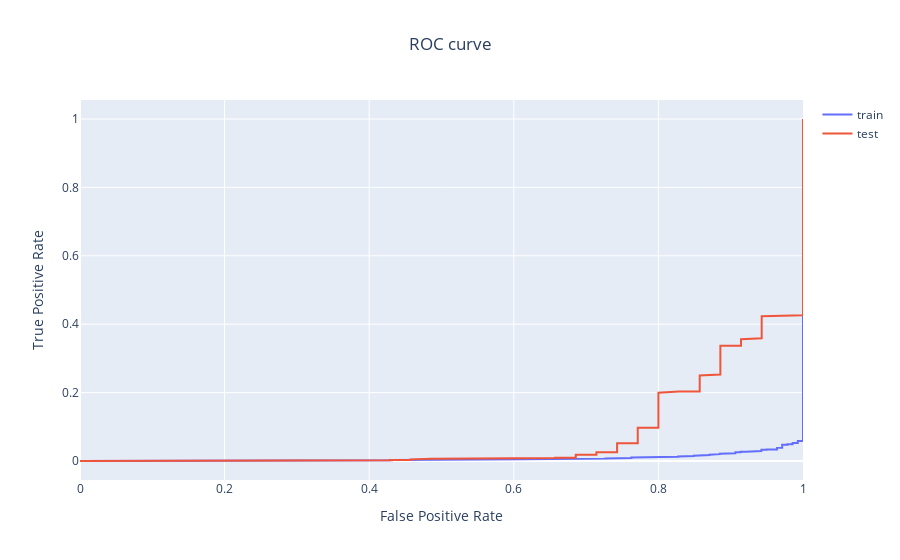

Notebook cell for this chart:
### Markdown cell above
ROC Curves

### Code cell
# Visualize ROC curves
probas_train = gridsearch.predict_proba(X_train)[:,1]
precisions, recalls, thresholds = roc_curve(y_train, probas_train)
fig = go.Figure(
    data = go.Scatter(
        name = 'train',
        x = recalls, 
        y = precisions, 
        mode = 'lines'
    ),
    layout = go.Layout(
        title = go.layout.Title(text = "ROC curve", x = 0.5),
        xaxis = go.layout.XAxis(title = 'False Positive Rate'),
        yaxis = go.layout.YAxis(title = 'True Positive Rate')
    )
)

probas_test = gridsearch.predict_proba(X_test)[:,1]
precisions, recalls, thresholds = roc_curve(y_test, probas_test)
fig.add_trace(go.Scatter(
    name = 'test',
    x = recalls, 
    y = precisions, 
    mode = 'lines'
    )
)
fig.show()

### Figure 1 — Plotly figure (JSON) as saved in the notebook; plotly's stock layout.template omitted (floating-point values rounded to 4 significant figures; data arrays with more than 128 entries replaced by an {"elided": "..."} marker saying what was removed)
{"data": [{"mode": "lines", "name": "train", "type": "scatter", "x": {"elided": "481 float values"}, "y": {"elided": "481 float values"}}, {"mode": "lines", "name": "test", "type": "scatter", "x": {"elided": "137 float values"}, "y": {"elided": "137 float values"}}], "layout": {"title": {"text": "ROC curve", "x": 0.5}, "xaxis": {"title": {"text": "False Positive Rate"}}, "yaxis": {"title": {"text": "True Positive Rate"}}}}
